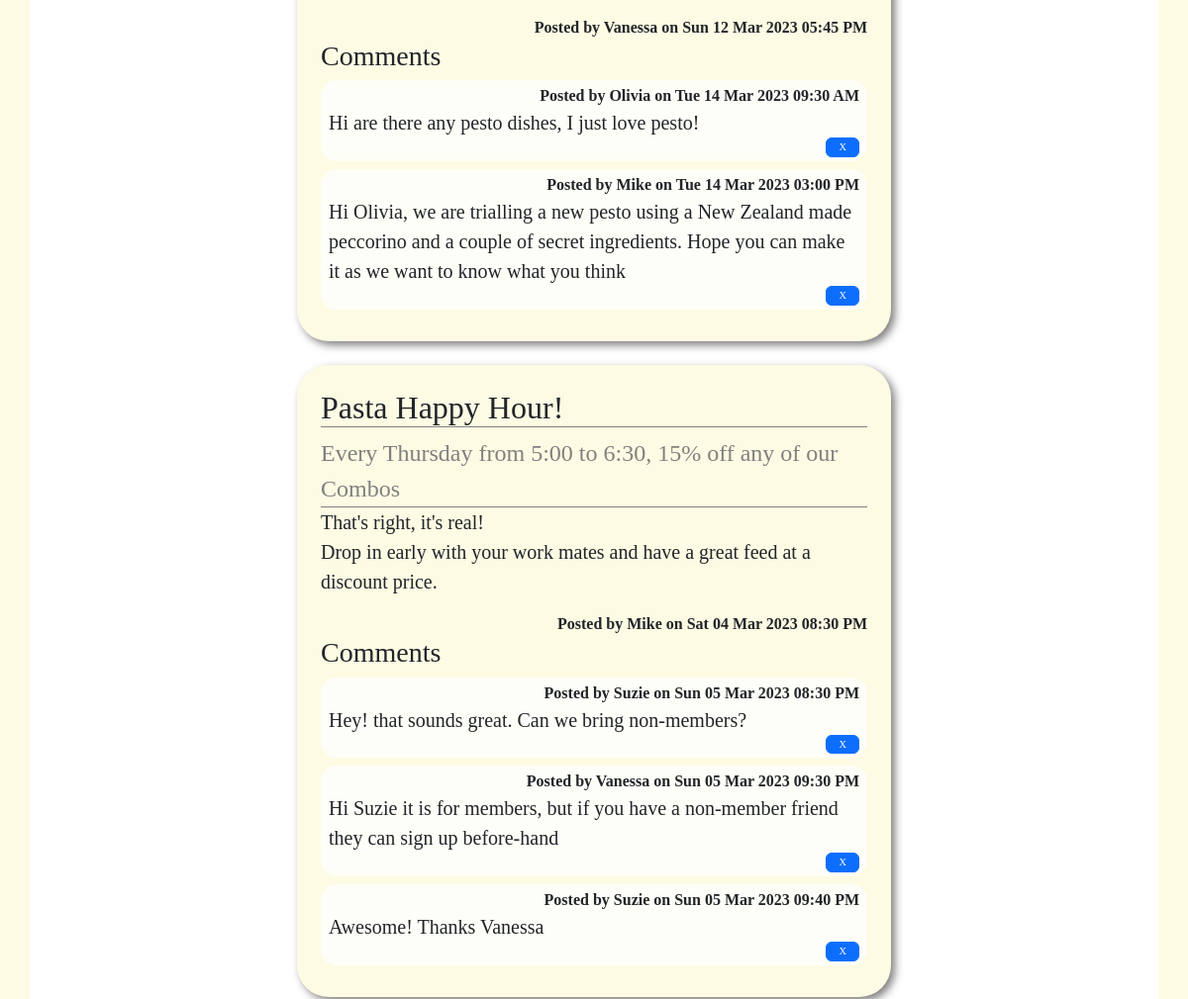
The app's page /news (middle part), older data.
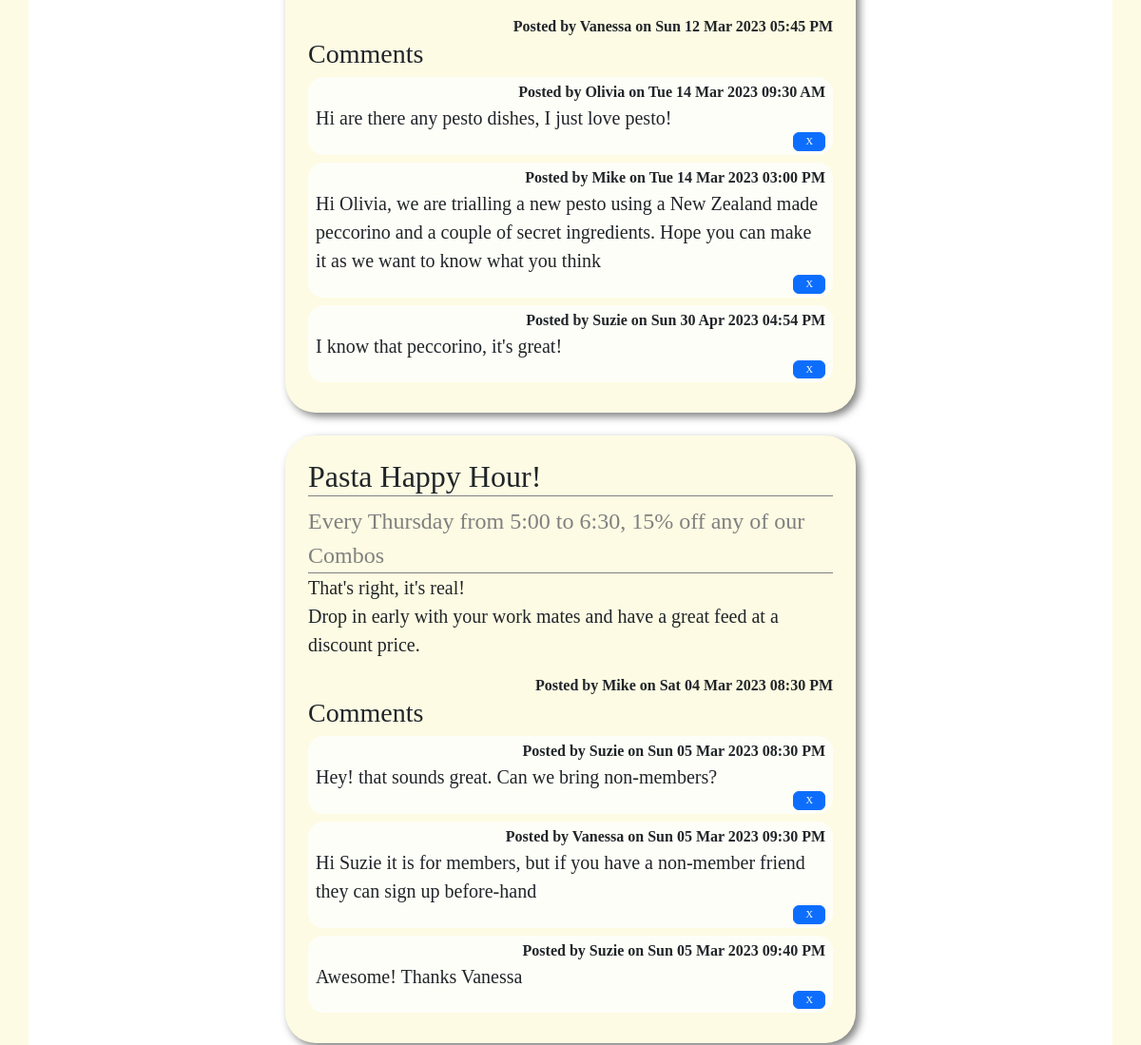
The same page, newer data.
### tables this page shows
CREATE TABLE news(
    news_id integer primary key autoincrement not null,
    title text not null unique,
    subtitle text not null unique,
    content text not null unique,
    newsdate date not null,
    member_id integer not null,
    foreign key(member_id) references member(member_id)
);

CREATE TABLE member(
    member_id integer primary key autoincrement not null,
    name text not null,
    email text not null unique,
    password text not null,
    authorisation integer not null
);

CREATE TABLE comment(
    comment_id integer primary key autoincrement not null,
    news_id integer not null,
    member_id integer not null,
    comment text not null unique,
    commentdate date not null,
    foreign key(news_id) references news(news_id),
    foreign key(member_id) references member(member_id)
);

### server.py (the view)
@app.route('/news')
def news():
    news_set = []
    sql="""select news.news_id,news.title,news.subtitle, news.content, news.newsdate, member.name
     from news
     join member on member.member_id = news.member_id
     order by newsdate desc
     """
    result = run_search_query_tuples(sql, (), db_path, True)
    for row in result:
        news_dict = {}
        for k in row.keys():
            news_dict[k] = row[k]
        sql = """select comment.comment_id, comment.comment, comment.commentdate, member.name
        from comment
        join member on comment.member_id = member.member_id
        where comment.news_id = ?
        order by comment.commentdate asc
        """
        values_tuple = (news_dict['news_id'],)
        result = run_search_query_tuples(sql,values_tuple, db_path, True)
        news_dict['comments'] = result
        news_set.append(news_dict)
    return render_template("news.html", news=news_set)

### db_functions.py (called while the page is built)
def run_search_query_tuples(sql_query, values_tuple, file_path, rowfactory=False):
    result = None
    try:
        db = sqlite3.connect(file_path)
        if rowfactory:
            db.row_factory = sqlite3.Row
        cursor = db.cursor()
        cursor.execute(sql_query, values_tuple)
        result = cursor.fetchall()
        cursor.close()
    except sqlite3.Error as error:
        print("Error running search query tuples: {}".format(error))
        return None
    db.close()
    if result is None:
        print("No search values were found")
    return result

### server.py (called while the page is built)
@app.template_filter()
def news_date(sqlite_dt):
    x = datetime.strptime(sqlite_dt, '%Y-%m-%d %H:%M:%S')
    return x.strftime("%a %d %b %Y %I:%M %p")

### templates/news.html (shortened to what this page needs)
{% extends "layout.html" %}
{% block content %}
<div class="container-lg py-sm-5 py-1">
    {% for row in news %}
    <div class="news p-4 my-4">
    <h2> {{ row['title'] }}</h2>
        <div class="subtitle"> {{ row['subtitle'] }}</div>
        <p class="news-text"> {{ row['content'] | replace("\n", "<br>") | safe}} </p>
        <div class="news-meta">Posted by {{ row['name'] }} on {{ row['newsdate'] | news_date }}</div>
        <h3>Comments</h3>
        {% for comment in row['comments'] %}
        <div class="comment">
             <div>Posted by {{comment['name']}} on {{ comment['commentdate'] | news_date }} </div>
            <div>{{ comment['comment'] }}</div>
            <div >
                <a class="btn btn-primary" href="{{ url_for('comment_cud', id=comment['comment_id'], task='delete') }}">X</a>
            </div>
        </div>
        {% endfor %}
    </div>
    {% endfor %}
</div>
{% endblock %}

### templates/layout.html (shortened to what this page needs)
<!DOCTYPE html>
<html lang="en">
<head>
<link href="https://cdn.jsdelivr.net/npm/bootstrap@5.2.3/dist/css/bootstrap.min.css" rel="stylesheet">
<link rel="stylesheet" href="static/styles.css">
</head>
<body>
{% block content %}
 {% endblock %}
</body>
</html>

### static/styles.css (style rules this page uses)
:root { --brand-paper: rgb(253,251,227); --brand-green: rgb(167,209,202); --brand-green-pale: rgb(223,237,224); }
body { font-family: 'Cormorant Garamond', serif; font-size: 100%; background-color: var(--brand-paper); margin:0; }
h2 { border-bottom: 1px solid gray; }
.container-lg { border: 0px solid pink; background-color: rgb(255,255,255); overflow: auto; margin-bottom: 2.5em; }
.subtitle { font-size: 1.5em; border-bottom: 1px solid gray; color: gray; }
.news { max-width: 600px; margin: auto; background-color: var(--brand-paper); border-radius: 2em; filter: drop-shadow(0.25em 0.25em 0.25em rgba(0,0,0,0.5)); }
.news-text { font-size: 1.25em; }
.news-meta { text-align: end; font-weight: bold; }
.comment { background-color: rgba(255,255,255,0.75); border-radius: 1em; padding: 0.25em 0.5em 0.25em 0.5em; margin-bottom: 0.5em; }
.comment div:first-child { text-align: end; font-weight: bold; }
.comment div:nth-child(2) { font-size: 1.25em; }
.comment div:nth-child(3) { text-align: end; font-size: 0.5em; }
.btn { font-size: 1.3em; --bs-btn-padding-y:0.1em; }

Row changes from the older to the newer data that the page shows:
added comment: name "Suzie", commentdate|news_date "Sun 30 Apr 2023 04:54 PM", comment "I know that peccorino, it's great!", shown under news "Sun 12 Mar 2023 05:45 PM"
